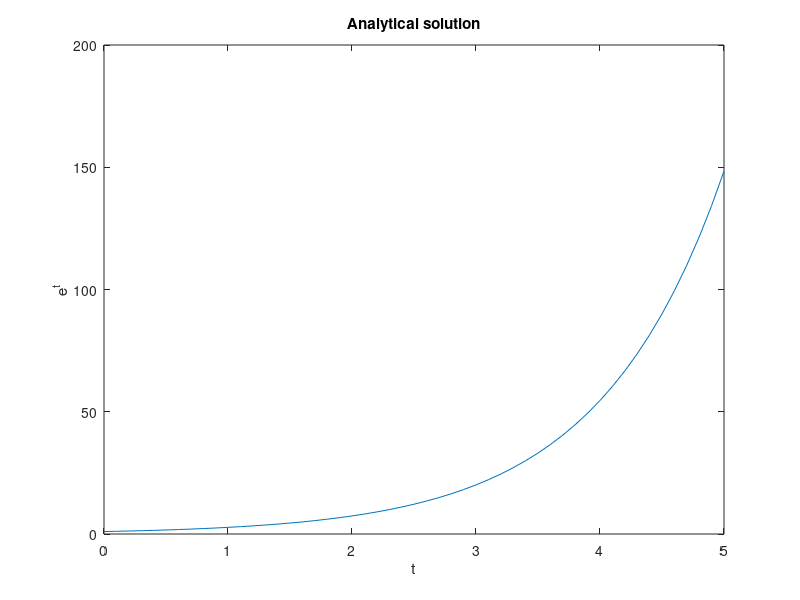

Reproduce this figure in MATLAB. (Note: this script raises an error after producing the figure.)
function dalhquist()
t = 0:0.1:5;
figure(1);
plot(t, exp(t), 'DisplayName','Analytical');
xlabel('t');
ylabel('e^t');
title('Analytical solution');
    function y = exponential(t, x)
        y = exp(t);
    end
    function final_err = err_cal(y_cal,y_analytical, dt, tend)
        err = 0;
        n = length(y_cal);
        for j=1:n
            err = err + (y_cal(j)-y_analytical(j))*(y_cal(j)-y_analytical(j));
        end
        final_err = sqrt(dt*err/tend);
    end
fig_count = 2;
figure(fig_count)
error = zeros(3,4);
i = 1;
for dt = [1,1/2.0,1/4.0,1/8.0]
    t = 0:dt:5;
    y_eul = expl_euler(1, dt, 5, @exponential);
    error(1,i) = err_cal(y_eul,exp(t), dt, 5);
    i = i+1;
    hold on
    plot(t, y_eul, 'DisplayName',strcat('dt = ', sprintf('%.6f', dt)));
end
plot(t, exp(t), 'DisplayName','Analytical');
legend('show');
fig_count = fig_count + 1;
hold off

figure(fig_count)
i=1;
for dt = [1,1/2.0,1/4.0,1/8.0]
    y_heun = expl_heun(1,dt,5, @exponential);
    t = 0:dt:5;
    error(2,i) = err_cal(y_heun,exp(t), dt, 5);
    i = i+1;
    hold on
    plot(t, y_heun, 'DisplayName',strcat('dt = ', sprintf('%.6f', dt)));
end
plot(t, exp(t), 'DisplayName','Analytical');
legend('show');
fig_count = fig_count + 1;
hold off

figure(fig_count)
i = 1;
for dt = [1,1/2.0,1/4.0,1/8.0]
    y_runge_kutta = expl_runge_kutta(1, dt, 5, @exponential);
    t = 0:dt:5;
    error(3,i) = err_cal(y_runge_kutta,exp(t), dt, 5);
    i = i+1;
    hold on
    plot(t, y_runge_kutta, 'DisplayName',strcat('dt = ', sprintf('%.6f', dt)));
end
plot(t, exp(t), 'DisplayName','Analytical');
legend('show');
fig_count = fig_count + 1;
hold off

error %error printing and reduction printing left

% figure(fig_count)
% dt = [1,1/2.0,1/4.0,1/8.0];
% hold on
% plot(log(dt),log(error(1,:)));
% plot(log(dt), log(error(2,:)));
% plot(log(dt), log(error(3,:)));
% legend('Euler', 'Heun', 'Runge-Kutta');
end